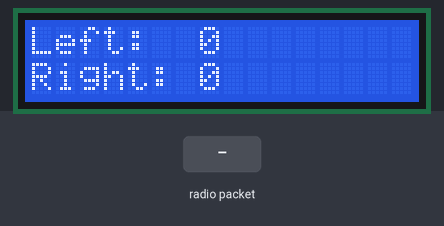
This sketch was run on a simulated Arduino Uno, built with avr-gcc and run on an emulated ATmega328P. Shown: 16×2 character LCD. The test bench sets the inputs (shaded band). No radio packets arrive unless stated; what the sketch prints to the serial monitor is not drawn.

Above: at 1.2 s.
1.3 s: radio packet "5" arrives
At 1.7 s:
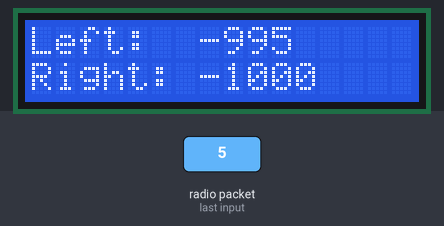
2.8 s: radio packet "90" arrives
At 3.9 s:
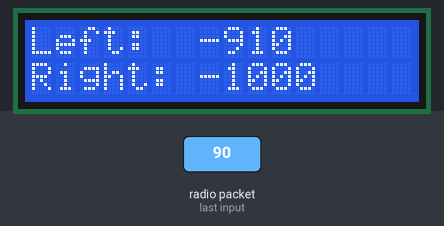
5.8 s: radio packet "200" arrives
At 7.2 s:
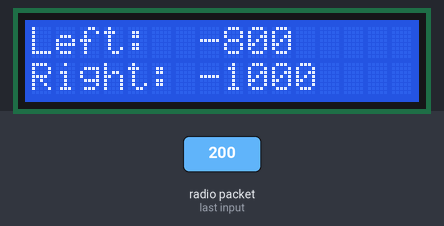
Timing chart, 0 to 8.8 s (numbered marks = the images above; inputs shaded):
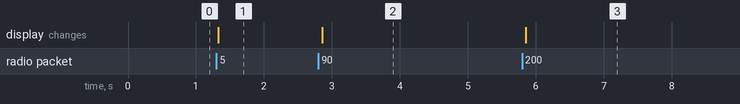

Measured:
- after the input at 1.3 s, the display: changes at once (image 1)
- after the input at 2.8 s, the display: changes after 0.06 s (image 2)
- after the input at 5.8 s, the display: changes after 0.05 s (image 3)

The sketch:

rx.ino
```cpp
#include <Wire.h>
#include <LiquidCrystal_I2C.h>
#include <SPI.h>
#include <nRF24L01.h>
#include <RF24.h>
#include <stdlib.h>

RF24 ant(7, 8); // CE, CSN

const byte address[6] = "00001";

int left = 0;
int right = 0;

LiquidCrystal_I2C disp(0x27, 16, 2);

void setup() {
	Serial.begin(9600);
	ant.begin();
	ant.openReadingPipe(0, address);
	ant.setPALevel(RF24_PA_MIN);
	ant.startListening();

	disp.begin();
	disp.backlight();
	disp.clear();
	disp.setCursor(3, 0);
	disp.print("Display On");
}
void loop() {
	if(ant.available()) {
		char text[8] = "";
		ant.read(&text, sizeof(text));
		Serial.println(text);
		char temp[4] = {text[0], text[1], text[2], text[3]};
		char tempp[5] = {text[4], text[5], text[6], text[7]};
		Serial.println(tempp);
		left = atoi(temp) - 1000;
		right = atoi(tempp) - 1000;
	}
	disp.clear();
	disp.setCursor(0, 0);
	disp.print("Left: ");
	disp.setCursor(7, 0);
	disp.print(left);
	disp.setCursor(0, 1);
	disp.print("Right: ");
	disp.setCursor(7, 1);
	disp.print(right);
	delay(10);
}
```
